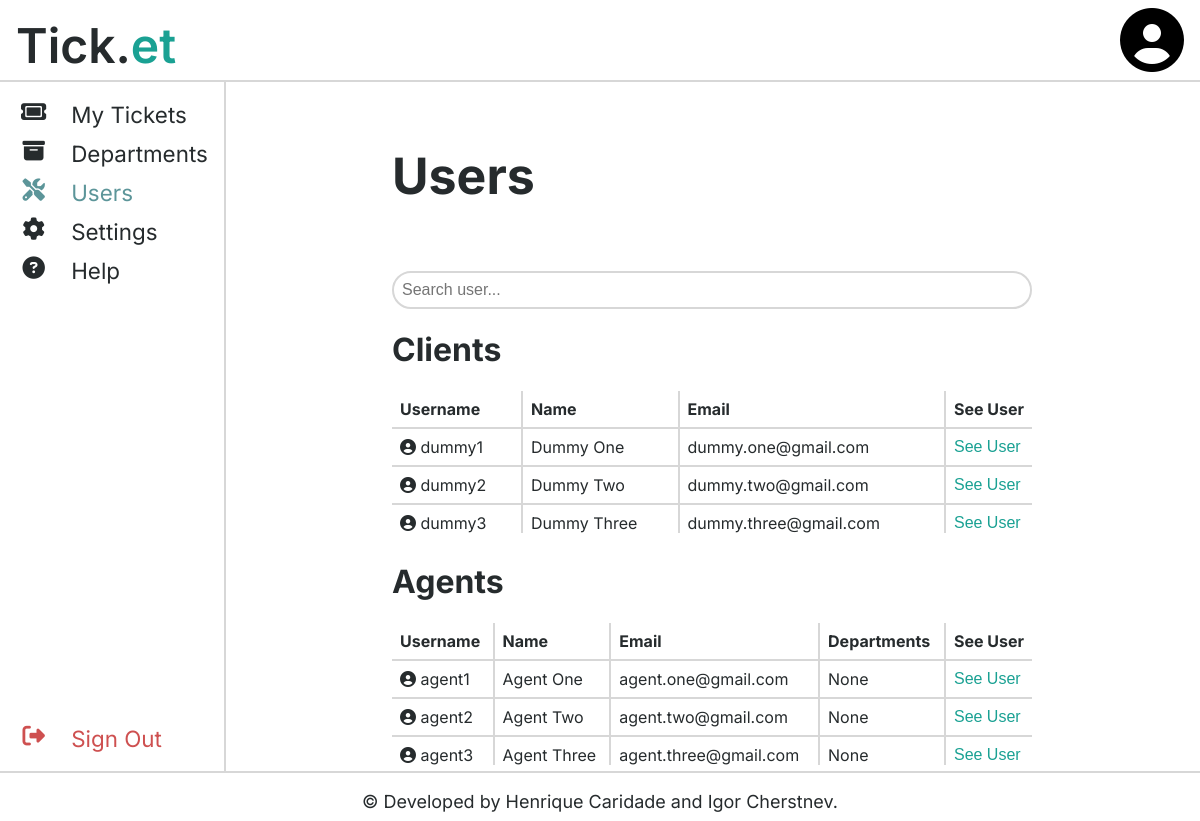
The app's page /pages/users_page.php (signed in) with its own data.
### tables this page shows
CREATE TABLE User (
    username STRING PRIMARY KEY NOT NULL,
    name STRING NOT NULL,
    email STRING UNIQUE NOT NULL,
    password STRING NOT NULL,
    salt STRING NOT NULL,
    userType STRING NOT NULL CHECK (userType IN('Client', 'Agent', 'Admin'))
);

### classes/user.php (called while the page is built, shortened)
<?php
    class User {
        protected function __construct(string $username, string $name, string $email, string $userType = User::USERTYPE_CLIENT) {
            $this->name = $name;
            $this->email = filter_var($email, FILTER_SANITIZE_EMAIL);
        }
        private static function fromArray(array $user) : User {
            return new User($user['username'], $user['name'], $user['email'], $user['userType']);
        }
        public static function getClientsFiltered(PDO $db, string $query) : array {
            $stmt = $db->prepare('SELECT * FROM User WHERE userType = "Client" AND (username LIKE ? OR name LIKE ?)');
            $query = '%' . str_replace(array('\\', '_', '%'), array('\\\\', '\\_', '\\%'), $query) . '%';
            $stmt->execute(array($query, $query));
            $usersArray = array();
            foreach($stmt->fetchAll() as $user){
                $usersArray[] = User::fromArray($user);
            }
            return $usersArray;
        }
    }
    class Agent extends User {
        private function __construct(string $username, string $name, string $email, array $departments, string $userType = User::USERTYPE_AGENT) {
            $i = 0;
            $str = "";
            if ($i == 0) {
                $str = 'None';
            }
            $this->departmentString = $str;
        }
        private static function fromArrays(array $agent, array $departments) : Agent {
            return new Agent($agent['username'], $agent['name'], $agent['email'], $departments, $agent['userType']);
        }
        public static function getAgentsFiltered(PDO $db, string $query) : array {
            $stmt = $db->prepare('SELECT * FROM User WHERE userType = "Agent" AND (username LIKE ? OR name LIKE ?)');
            $query = '%' . str_replace(array('\\', '_', '%'), array('\\\\', '\\_', '\\%'), $query) . '%';
            $stmt->execute(array($query, $query));
            $agentsArray = array();
            foreach($stmt->fetchAll() as $agent){
                $agentsArray[] = Agent::fromArrays($agent, Department::getDepartmentsFromAgent($db, $agent['username']));
            }
            return $agentsArray;
        }
    }
?>

### classes/session.php (called while the page is built, shortened)
<?php
    include_once('../classes/user.php');
    class Session {
        static ?Session $instance = null;
        static function getSession() : Session {
            if (static::$instance === null)
                static::$instance = new Session();
            return static::$instance;
        }
        public function getSavedInput(string $attrib) : ?string {
            return $_SESSION[Session::INPUT][$attrib];
        }
    }
?>

### templates/user.php (the view, shortened to what this page needs)
<?php
    include_once("../templates/profile.php");
function _drawClient(User $client) { ?>
    <tr class="client">
        <td class="client-username"><?php drawProfile($client->username, true); ?></td>
        <td class="client-name"><?=htmlentities($client->name)?></td>
        <td class="client-email"><?=htmlentities($client->email)?></td>
        <td class="user-edit">
            <form class="user-page-form" action="../pages/user_page.php" method="post">
                <button type='submit' class="user-page-submit">See User</button>
            </form>
        </td>
    </tr>
<?php
}
function _drawAgent(Agent $agent) { ?>
    <tr class="agent">
        <td class="agent-username"><?php drawProfile($agent->username, true); ?></td>
        <td class="agent-name"><?=htmlentities($agent->name)?></td>
        <td class="agent-email"><?=htmlentities($agent->email)?></td>
        <td class="agent-department"> <?= $agent->departmentString?> </td>
        <td class="user-edit">
            <form class="user-page-form" action="../pages/user_page.php" method="post">
                <button type='submit' class="user-page-submit">See User</button>
            </form>
        </td>
    </tr>
    <?php
}
function drawClients(array $clients) {  ?>
    <table id="clients">
        <thead>
            <tr>
                <th>Username</th>
                <th>Name</th>
                <th>Email</th>
                <th style="width: 0;">See User</th>
            </tr>
        </thead>
        <tbody>
            <?php
                foreach ($clients as $client) {
                    _drawClient($client);
                }
            ?>
        </tbody>
    </table>
<?php
    }
function drawAgents(array $agents) {  ?>
    <table id="agents">
        <thead>
            <tr>
                <th>Username</th>
                <th>Name</th>
                <th>Email</th>
                <th>Departments</th>
                <th style="width: 0;">See User</th>
            </tr>
        </thead>
        <tbody>
            <?php
                foreach ($agents as $agent) {
                    _drawAgent($agent);
                }
            ?>
        </tbody>
    </table>
<?php
    }
?>

### templates/profile.php
<?php
    function drawProfile(?string $username, bool $showUsername=false, bool $showIcon=true) {
?>
<div class="profile" data-user="<?=htmlentities($username)?>">
<?php if ($showIcon) { ?>
<i class="fa-solid fa-circle-user"></i>
<?php } if ($showUsername) { ?>
    <span class="username"><?=htmlentities($username)?></span>
<?php } ?>
</div>
<?php
    }
?>

### css/include.css (style rules this page uses)
:root { --primary-background-color: #ffffffff; --secondary-background-color: #d7d7d7ff; --primary-color: #262b2dff; --secondary-color: #5c9599ff; --accent-color: #1aa193ff; --error-color: #ce5050ff; --warning-color: #cfbd63ff; --success-color: #51d880ff; --header-height: 5rem; --footer-height: 3rem; --sidebar-width: 14rem; --sidebar-padding: 15px; --margin-sides: 10rem; }

### css/main.css (style rules this page uses)
body { font-family: 'Inter', sans-serif; background-color: var(--primary-background-color); color: var(--primary-color); }

### css/button.css (style rules this page uses)
button.ticket-page-submit, button.user-page-submit { background-color: transparent; border: none; color: var(--accent-color); font-size: 1rem; padding: 0; width: 100%; text-align: left; }
form.ticket-page-form, form.user-page-form, form.profile-form { margin-block-end: 0; }

### css/table.css (style rules this page uses)
table { width: 100%; border-collapse: collapse; }
table, table th, table td { position: relative; }
table th { padding: 0.5em; text-align: left; }
table td { min-width: 0; padding: 0.5em; overflow: hidden; border-top: 2px solid var(--secondary-background-color); }
table td { white-space: nowrap; position: relative; overflow: hidden; min-width: 0; }
table th { white-space: nowrap; }

### records on screen
user: username "dummy1", name "Dummy One", email "dummy.one@gmail.com"
user: username "dummy2", name "Dummy Two", email "dummy.two@gmail.com"
user: username "dummy3", name "Dummy Three", email "dummy.three@gmail.com"
user: username "agent1", name "Agent One", email "agent.one@gmail.com", departmentString "None"
user: username "agent2", name "Agent Two", email "agent.two@gmail.com", departmentString "None"
user: username "agent3", name "Agent Three", email "agent.three@gmail.com", departmentString "None"
